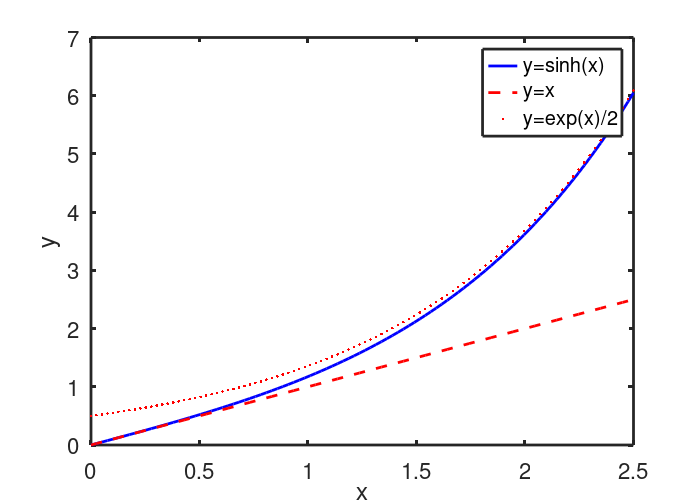

MATLAB code to generate this figure:
close all
set(0,'defaultaxeslinewidth',2);
set(0,'defaultaxesfontsize',16)
set(0,'defaultlinelinewidth',2)
set(0,'defaultfigurepaperposition',[0 0 7 5])
set(0,'defaultfigurepapersize',[7,5])
x=linspace(0,2.5,100);
plot(x, sinh(x),'-b')
hold on
plot(x, x, '--r')
plot(x,exp(x)/2,'.r')
xlabel('x')
ylabel('y')
legend('y=sinh(x)', 'y=x', 'y=exp(x)/2', 'location', 'best');
print(gcf, '../figures/sinhplot.svg', '-dsvg')
